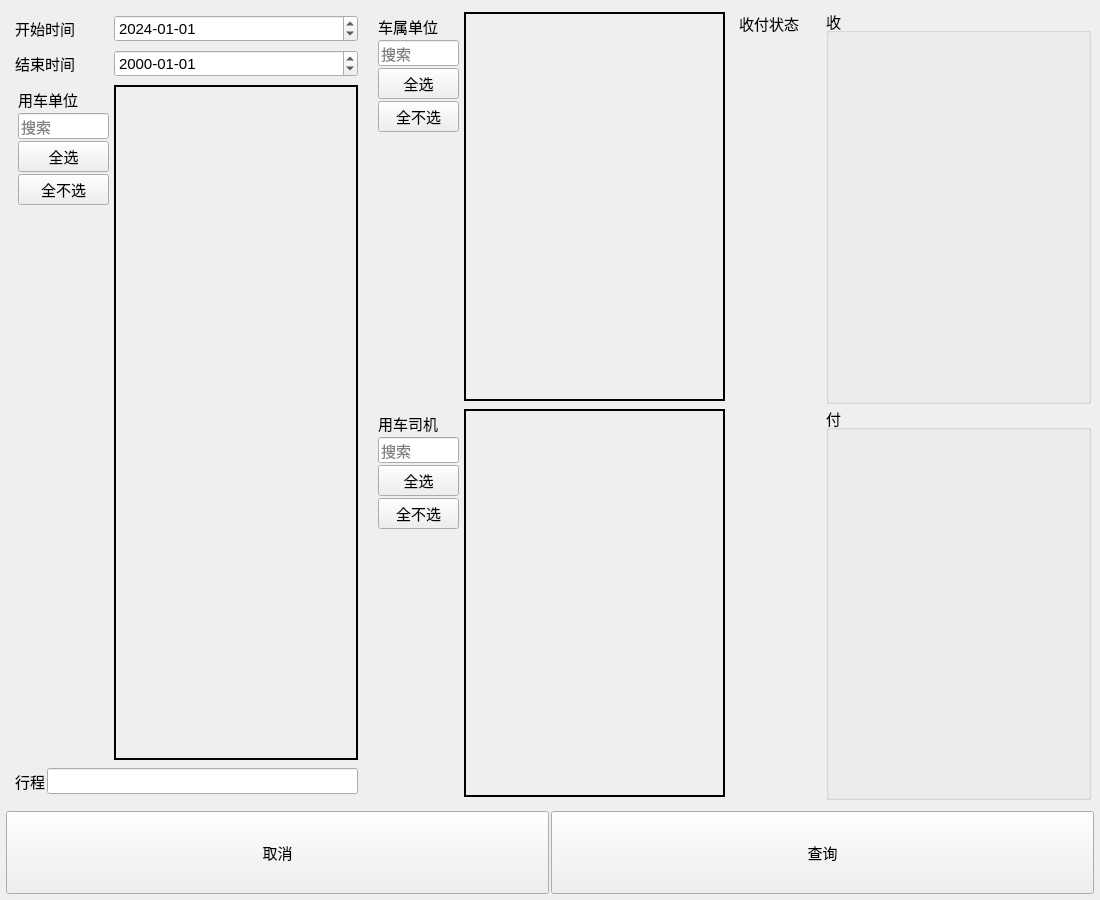
<?xml version="1.0" encoding="UTF-8"?>
<ui version="4.0">
 <class>main_table_search_widget</class>
 <widget class="QWidget" name="main_table_search_widget">
  <property name="geometry">
   <rect>
    <x>0</x>
    <y>0</y>
    <width>1100</width>
    <height>900</height>
   </rect>
  </property>
  <property name="font">
   <font>
    <pointsize>11</pointsize>
   </font>
  </property>
  <property name="windowTitle">
   <string>详表查询</string>
  </property>
  <layout class="QVBoxLayout" name="verticalLayout_8" stretch="9,1">
   <property name="spacing">
    <number>2</number>
   </property>
   <property name="leftMargin">
    <number>3</number>
   </property>
   <property name="topMargin">
    <number>3</number>
   </property>
   <property name="rightMargin">
    <number>3</number>
   </property>
   <property name="bottomMargin">
    <number>3</number>
   </property>
   <item>
    <layout class="QHBoxLayout" name="horizontalLayout_9" stretch="1,1,1">
     <property name="spacing">
      <number>2</number>
     </property>
     <property name="leftMargin">
      <number>3</number>
     </property>
     <property name="topMargin">
      <number>3</number>
     </property>
     <property name="rightMargin">
      <number>3</number>
     </property>
     <property name="bottomMargin">
      <number>3</number>
     </property>
     <item>
      <layout class="QHBoxLayout" name="horizontalLayout_5">
       <property name="spacing">
        <number>2</number>
       </property>
       <property name="leftMargin">
        <number>3</number>
       </property>
       <property name="topMargin">
        <number>3</number>
       </property>
       <property name="rightMargin">
        <number>3</number>
       </property>
       <property name="bottomMargin">
        <number>3</number>
       </property>
       <item>
        <layout class="QVBoxLayout" name="verticalLayout" stretch="1,1,5,1">
         <property name="spacing">
          <number>2</number>
         </property>
         <property name="leftMargin">
          <number>3</number>
         </property>
         <property name="topMargin">
          <number>3</number>
         </property>
         <property name="rightMargin">
          <number>3</number>
         </property>
         <property name="bottomMargin">
          <number>3</number>
         </property>
         <item>
          <layout class="QHBoxLayout" name="horizontalLayout" stretch="2,5">
           <property name="spacing">
            <number>2</number>
           </property>
           <property name="leftMargin">
            <number>3</number>
           </property>
           <property name="topMargin">
            <number>3</number>
           </property>
           <property name="rightMargin">
            <number>3</number>
           </property>
           <property name="bottomMargin">
            <number>3</number>
           </property>
           <item>
            <widget class="QLabel" name="label_4">
             <property name="text">
              <string>开始时间</string>
             </property>
            </widget>
           </item>
           <item>
            <widget class="QDateEdit" name="date_start">
             <property name="displayFormat">
              <string>yyyy-MM-dd</string>
             </property>
             <property name="date">
              <date>
               <year>2024</year>
               <month>1</month>
               <day>1</day>
              </date>
             </property>
            </widget>
           </item>
          </layout>
         </item>
         <item>
          <layout class="QHBoxLayout" name="horizontalLayout_2" stretch="2,5">
           <property name="spacing">
            <number>2</number>
           </property>
           <property name="leftMargin">
            <number>3</number>
           </property>
           <property name="topMargin">
            <number>3</number>
           </property>
           <property name="rightMargin">
            <number>3</number>
           </property>
           <property name="bottomMargin">
            <number>3</number>
           </property>
           <item>
            <widget class="QLabel" name="label_3">
             <property name="text">
              <string>结束时间</string>
             </property>
            </widget>
           </item>
           <item>
            <widget class="QDateEdit" name="date_end">
             <property name="displayFormat">
              <string>yyyy-MM-dd</string>
             </property>
            </widget>
           </item>
          </layout>
         </item>
         <item>
          <layout class="QHBoxLayout" name="horizontalLayout_6" stretch="2,5">
           <property name="spacing">
            <number>2</number>
           </property>
           <property name="leftMargin">
            <number>3</number>
           </property>
           <property name="topMargin">
            <number>3</number>
           </property>
           <property name="rightMargin">
            <number>3</number>
           </property>
           <property name="bottomMargin">
            <number>3</number>
           </property>
           <item>
            <layout class="QVBoxLayout" name="verticalLayout_3" stretch="1,0,0,0,0">
             <property name="spacing">
              <number>2</number>
             </property>
             <property name="leftMargin">
              <number>3</number>
             </property>
             <property name="topMargin">
              <number>3</number>
             </property>
             <property name="rightMargin">
              <number>3</number>
             </property>
             <property name="bottomMargin">
              <number>3</number>
             </property>
             <item>
              <widget class="QLabel" name="label_5">
               <property name="sizePolicy">
                <sizepolicy hsizetype="Preferred" vsizetype="Fixed">
                 <horstretch>0</horstretch>
                 <verstretch>0</verstretch>
                </sizepolicy>
               </property>
               <property name="text">
                <string>用车单位</string>
               </property>
              </widget>
             </item>
             <item>
              <widget class="QLineEdit" name="yongchedanwei_search_key">
               <property name="placeholderText">
                <string>搜索</string>
               </property>
              </widget>
             </item>
             <item>
              <widget class="QPushButton" name="yongchedanwei_select_all_btn">
               <property name="text">
                <string>全选</string>
               </property>
              </widget>
             </item>
             <item>
              <widget class="QPushButton" name="yongchedanwei_select_none_btn">
               <property name="text">
                <string>全不选</string>
               </property>
              </widget>
             </item>
             <item>
              <spacer name="verticalSpacer">
               <property name="orientation">
                <enum>Qt::Vertical</enum>
               </property>
               <property name="sizeHint" stdset="0">
                <size>
                 <width>20</width>
                 <height>40</height>
                </size>
               </property>
              </spacer>
             </item>
            </layout>
           </item>
           <item>
            <widget class="QScrollArea" name="yongchedanweis_scroll_area">
             <property name="frameShape">
              <enum>QFrame::WinPanel</enum>
             </property>
             <property name="frameShadow">
              <enum>QFrame::Plain</enum>
             </property>
             <property name="widgetResizable">
              <bool>true</bool>
             </property>
             <widget class="QWidget" name="scrollAreaWidgetContents">
              <property name="geometry">
               <rect>
                <x>0</x>
                <y>0</y>
                <width>240</width>
                <height>477</height>
               </rect>
              </property>
             </widget>
            </widget>
           </item>
          </layout>
         </item>
         <item>
          <layout class="QHBoxLayout" name="horizontalLayout_4" stretch="0,1">
           <property name="spacing">
            <number>2</number>
           </property>
           <property name="leftMargin">
            <number>3</number>
           </property>
           <property name="topMargin">
            <number>3</number>
           </property>
           <property name="rightMargin">
            <number>3</number>
           </property>
           <property name="bottomMargin">
            <number>3</number>
           </property>
           <item>
            <widget class="QLabel" name="label">
             <property name="text">
              <string>行程</string>
             </property>
            </widget>
           </item>
           <item>
            <widget class="QLineEdit" name="itinerary">
             <property name="placeholderText">
              <string/>
             </property>
            </widget>
           </item>
          </layout>
         </item>
        </layout>
       </item>
      </layout>
     </item>
     <item>
      <layout class="QVBoxLayout" name="verticalLayout_2">
       <property name="spacing">
        <number>2</number>
       </property>
       <property name="leftMargin">
        <number>3</number>
       </property>
       <property name="topMargin">
        <number>3</number>
       </property>
       <property name="rightMargin">
        <number>3</number>
       </property>
       <property name="bottomMargin">
        <number>3</number>
       </property>
       <item>
        <layout class="QHBoxLayout" name="horizontalLayout_7" stretch="1,3">
         <property name="spacing">
          <number>2</number>
         </property>
         <property name="leftMargin">
          <number>3</number>
         </property>
         <property name="topMargin">
          <number>3</number>
         </property>
         <property name="rightMargin">
          <number>3</number>
         </property>
         <property name="bottomMargin">
          <number>3</number>
         </property>
         <item>
          <layout class="QVBoxLayout" name="verticalLayout_4">
           <property name="spacing">
            <number>2</number>
           </property>
           <property name="leftMargin">
            <number>3</number>
           </property>
           <property name="topMargin">
            <number>3</number>
           </property>
           <property name="rightMargin">
            <number>3</number>
           </property>
           <property name="bottomMargin">
            <number>3</number>
           </property>
           <item>
            <widget class="QLabel" name="label_2">
             <property name="text">
              <string>车属单位</string>
             </property>
            </widget>
           </item>
           <item>
            <widget class="QLineEdit" name="cheshudanwei_search_key">
             <property name="placeholderText">
              <string>搜索</string>
             </property>
            </widget>
           </item>
           <item>
            <widget class="QPushButton" name="cheshudanwei_select_all_btn">
             <property name="text">
              <string>全选</string>
             </property>
            </widget>
           </item>
           <item>
            <widget class="QPushButton" name="cheshudanwei_select_none_btn">
             <property name="text">
              <string>全不选</string>
             </property>
            </widget>
           </item>
           <item>
            <spacer name="verticalSpacer_2">
             <property name="orientation">
              <enum>Qt::Vertical</enum>
             </property>
             <property name="sizeHint" stdset="0">
              <size>
               <width>20</width>
               <height>40</height>
              </size>
             </property>
            </spacer>
           </item>
          </layout>
         </item>
         <item>
          <widget class="QScrollArea" name="cheshudanweis_scroll_area">
           <property name="frameShape">
            <enum>QFrame::WinPanel</enum>
           </property>
           <property name="frameShadow">
            <enum>QFrame::Plain</enum>
           </property>
           <property name="widgetResizable">
            <bool>true</bool>
           </property>
           <widget class="QWidget" name="scrollAreaWidgetContents_2">
            <property name="geometry">
             <rect>
              <x>0</x>
              <y>0</y>
              <width>257</width>
              <height>385</height>
             </rect>
            </property>
           </widget>
          </widget>
         </item>
        </layout>
       </item>
       <item>
        <layout class="QHBoxLayout" name="horizontalLayout_8" stretch="1,3">
         <property name="spacing">
          <number>2</number>
         </property>
         <property name="leftMargin">
          <number>3</number>
         </property>
         <property name="topMargin">
          <number>3</number>
         </property>
         <property name="rightMargin">
          <number>3</number>
         </property>
         <property name="bottomMargin">
          <number>3</number>
         </property>
         <item>
          <layout class="QVBoxLayout" name="verticalLayout_5">
           <property name="spacing">
            <number>2</number>
           </property>
           <property name="leftMargin">
            <number>3</number>
           </property>
           <property name="topMargin">
            <number>3</number>
           </property>
           <property name="rightMargin">
            <number>3</number>
           </property>
           <property name="bottomMargin">
            <number>3</number>
           </property>
           <item>
            <widget class="QLabel" name="label_6">
             <property name="text">
              <string>用车司机</string>
             </property>
            </widget>
           </item>
           <item>
            <widget class="QLineEdit" name="driver_search_key">
             <property name="placeholderText">
              <string>搜索</string>
             </property>
            </widget>
           </item>
           <item>
            <widget class="QPushButton" name="driver_select_all_btn">
             <property name="text">
              <string>全选</string>
             </property>
            </widget>
           </item>
           <item>
            <widget class="QPushButton" name="driver_select_none_btn">
             <property name="text">
              <string>全不选</string>
             </property>
            </widget>
           </item>
           <item>
            <spacer name="verticalSpacer_3">
             <property name="orientation">
              <enum>Qt::Vertical</enum>
             </property>
             <property name="sizeHint" stdset="0">
              <size>
               <width>20</width>
               <height>40</height>
              </size>
             </property>
            </spacer>
           </item>
          </layout>
         </item>
         <item>
          <widget class="QScrollArea" name="drivers_scroll_area">
           <property name="frameShape">
            <enum>QFrame::WinPanel</enum>
           </property>
           <property name="frameShadow">
            <enum>QFrame::Plain</enum>
           </property>
           <property name="widgetResizable">
            <bool>true</bool>
           </property>
           <widget class="QWidget" name="scrollAreaWidgetContents_4">
            <property name="geometry">
             <rect>
              <x>0</x>
              <y>0</y>
              <width>257</width>
              <height>384</height>
             </rect>
            </property>
           </widget>
          </widget>
         </item>
        </layout>
       </item>
      </layout>
     </item>
     <item>
      <layout class="QHBoxLayout" name="horizontalLayout_10" stretch="1,3">
       <property name="spacing">
        <number>2</number>
       </property>
       <property name="leftMargin">
        <number>3</number>
       </property>
       <property name="topMargin">
        <number>3</number>
       </property>
       <property name="rightMargin">
        <number>3</number>
       </property>
       <property name="bottomMargin">
        <number>3</number>
       </property>
       <item>
        <layout class="QVBoxLayout" name="verticalLayout_6">
         <property name="spacing">
          <number>2</number>
         </property>
         <property name="leftMargin">
          <number>3</number>
         </property>
         <property name="topMargin">
          <number>3</number>
         </property>
         <property name="rightMargin">
          <number>3</number>
         </property>
         <property name="bottomMargin">
          <number>3</number>
         </property>
         <item>
          <widget class="QLabel" name="label_7">
           <property name="text">
            <string>收付状态</string>
           </property>
          </widget>
         </item>
         <item>
          <spacer name="verticalSpacer_4">
           <property name="orientation">
            <enum>Qt::Vertical</enum>
           </property>
           <property name="sizeHint" stdset="0">
            <size>
             <width>20</width>
             <height>40</height>
            </size>
           </property>
          </spacer>
         </item>
        </layout>
       </item>
       <item>
        <layout class="QVBoxLayout" name="verticalLayout_7">
         <item>
          <widget class="QGroupBox" name="shou_groupbox">
           <property name="title">
            <string>收</string>
           </property>
           <property name="flat">
            <bool>true</bool>
           </property>
          </widget>
         </item>
         <item>
          <widget class="QGroupBox" name="fu_groupbox">
           <property name="title">
            <string>付</string>
           </property>
           <property name="flat">
            <bool>true</bool>
           </property>
          </widget>
         </item>
        </layout>
       </item>
      </layout>
     </item>
    </layout>
   </item>
   <item>
    <layout class="QHBoxLayout" name="horizontalLayout_3">
     <property name="spacing">
      <number>2</number>
     </property>
     <property name="leftMargin">
      <number>3</number>
     </property>
     <property name="topMargin">
      <number>3</number>
     </property>
     <property name="rightMargin">
      <number>3</number>
     </property>
     <property name="bottomMargin">
      <number>3</number>
     </property>
     <item>
      <widget class="QPushButton" name="cancel_btn">
       <property name="sizePolicy">
        <sizepolicy hsizetype="Minimum" vsizetype="Expanding">
         <horstretch>0</horstretch>
         <verstretch>0</verstretch>
        </sizepolicy>
       </property>
       <property name="minimumSize">
        <size>
         <width>0</width>
         <height>40</height>
        </size>
       </property>
       <property name="text">
        <string>取消</string>
       </property>
      </widget>
     </item>
     <item>
      <widget class="QPushButton" name="search_btn_exec">
       <property name="sizePolicy">
        <sizepolicy hsizetype="Minimum" vsizetype="Expanding">
         <horstretch>0</horstretch>
         <verstretch>0</verstretch>
        </sizepolicy>
       </property>
       <property name="minimumSize">
        <size>
         <width>0</width>
         <height>40</height>
        </size>
       </property>
       <property name="maximumSize">
        <size>
         <width>16777215</width>
         <height>16777215</height>
        </size>
       </property>
       <property name="text">
        <string>查询</string>
       </property>
      </widget>
     </item>
    </layout>
   </item>
  </layout>
 </widget>
 <resources/>
 <connections/>
</ui>
